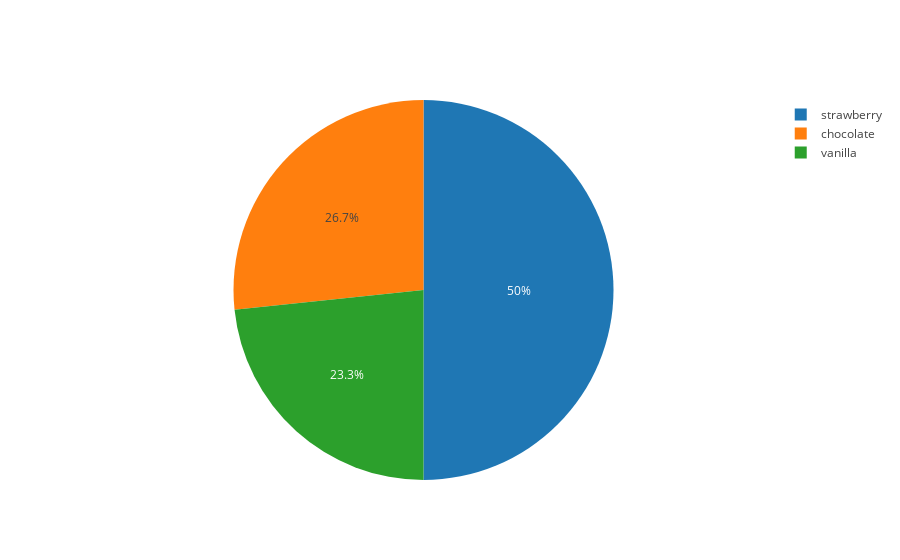

Source (notebook cell):
### Code cell
pie_trace_via_constructor = graph_objs.Pie(labels=["chocolate", "vanilla", "strawberry"], values=[8, 7, 15])
plotly.offline.iplot([pie_trace_via_constructor])

### Figure 1 — Plotly figure (JSON) as saved in the notebook; plotly's stock layout.template omitted (floating-point values rounded to 4 significant figures)
{"data": [{"labels": ["chocolate", "vanilla", "strawberry"], "type": "pie", "uid": "5c7dcd9a-c09a-11e8-b7a1-0242ac110006", "values": [8, 7, 15]}], "layout": {}}
